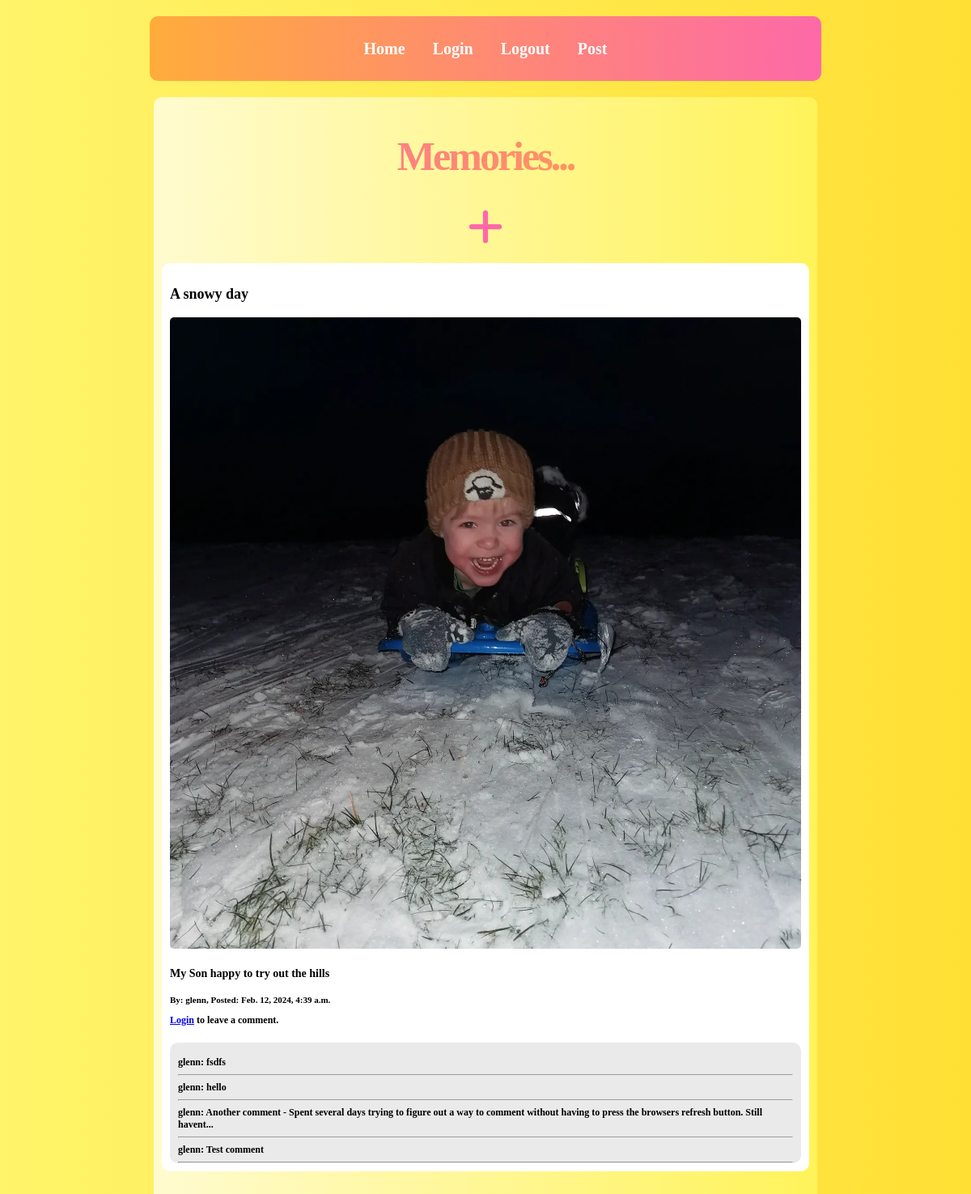
The page / on the database its author committed.
### blog_app/models.py (models this page shows, shortened)
class Post(models.Model):
    title = models.CharField(max_length=255)
    content = models.TextField()
    image = models.ImageField(upload_to='post_images/', blank=True, null=True)
    created_on = models.DateTimeField(auto_now_add=True)
    last_modified = models.DateTimeField(auto_now=True)
    categories = models.ManyToManyField("PostCategory", related_name="posts")
    user = models.ForeignKey(User, on_delete=models.CASCADE, default=1)

class Comment(models.Model):
    post = models.ForeignKey(
        Post, on_delete=models.CASCADE, related_name='comments', null=True
    )
    user = models.ForeignKey(
        User, on_delete=models.CASCADE
    )
    text = models.TextField()

### blog_app/views.py (the view)
# urls.py: path('', views.home, name='home'),
def home(request):
    posts = Post.objects.all().order_by('-created_on')
    delete_form = PostDeleteForm()
    if request.method == 'POST':
        if 'delete' in request.POST:
            post_id_to_delete = request.POST.get('post_id_to_delete')
            post_instance = get_object_or_404(Post, id=post_id_to_delete)
            post_instance.delete_post()
            return redirect('home')
    context = {
        "posts": posts,
        "delete_form": delete_form,
    }
    return render(request, "blog_app/home.html", context)

### blog_app/templates/blog_app/home.html (shortened to what this page needs)
{% extends 'blog_app/base.html' %}
{% load static %}
{% block page_content %}
    <div class="post-container">
        <h1>Memories...</h1>
        {% if user_needs_login %}
            <p>You need to be logged in to create a new post. <a href="{% url 'user_login' %}">Login here</a>.</p>
        {% else %}
            <a href="{% url 'post' %}" class="plus-link">
                <img src="{% static 'blog_app/icons/plus-solid.svg' %}" alt="Plus Icon" class="plus-icon-link">
            </a>
        {% endif %}
        {% for post in posts %}
            <div class="post-card">
                <h3>{{ post.title }}</h3>
                <div class="post-card-img">
                    {% if post.image %}
                        <img class="post-card-img" src="{{ post.image.url }}" alt="{{ post.title }}">
                    {% endif %}
                </div>
                <div class="post-description">
                    <h4>{{ post.content }}</h4>
                </div>
                <p class="img-info-text">By: {{ post.user.username }}, Posted: {{ post.created_on }}</p>
                {% if user.is_authenticated %}
                    <form method="post" action="{% url 'comment' post.id %}" class="commentForm">
                        {% csrf_token %}
                        <br>
                        <label for="id_content"></label>
                        <textarea name="text" id="id_content" rows="1" cols="50" required></textarea>
                        {{ commentForm.author }}
                        <br>
                        <button class="button" type="submit">Comment</button>
                    </form>
                {% else %}
                    <p><a href="{% url 'user_login' %}">Login</a> to leave a comment.</p>
                {% endif %}
                <div class="comments-display">
                    {% for comment in post.comments.all|slice:"::-1" %}
                        <div class="comment-item">
                            <p>{{ comment.user.username }}: {{ comment.text }}</p>
                            <hr class="comment-divider">
                        </div>
                    {% endfor %}
                </div>
            </div>
        {% endfor %}
    </div>
{% endblock page_content %}

### blog_app/static/blog_app/css/style.css (style rules this page uses)
body { max-width: 1200px; margin: 20px auto; background: linear-gradient(to left, #ffdf34, #fff46a); font-family: 'QuicksandbookRegular-0gW4'; font-weight: 600; }
h1, h2, h3, h4 { font-style: 'QuicksandboldRegular-44B9'; }
h1 { font-size: 50px; letter-spacing: -3px; text-align: center; background: linear-gradient(to left, #ffac3b, #fd69a8); -webkit-background-clip: text; background-clip: text; color: transparent; }
h3 { font-size: 18px; color:#000; }
h4 { font-size: 14px; }
p { font-size: 12px; }
.post-card { margin-bottom: 30px; padding: 10px; border-radius: 10px; background-color: #fff; }
.post-description { font-size: 18px; color: #000; margin-top: 10px; margin-bottom: 10px; }
.img-info-text { font-size: 11px; color: #000000; }
.plus-icon-link { width: 50px; height: 50px; border-radius: 50%; display: flex; justify-content: center; align-items: center; animation: pulse 1.5s infinite; transition: box-shadow 0.2s ease; margin: 20px auto; }
.post-card-img { max-width: 100%; height: auto; object-fit: cover; border-radius: 5px; }
.comments-display { height: auto; padding: 5px 10px; background-color: #000; border-radius: 10px; margin-top: 20px; background-color: #eaeaea; }
.comment-item { padding: -5px 5px -5px 5px; }
.comment-divider { margin-top: -5px; margin-bottom: -5px; }

### rows shown on the page
Post: title "A snowy day", image (picture), content "My Son happy to try out the hills", user.username "glenn", created_on "Feb. 12, 2024, 4:39 a.m."
Comment: user.username "glenn", text "fsdfs"
Comment: user.username "glenn", text "hello"
Comment: user.username "glenn", text "Another comment - Spent several days trying to figure out a way to comment without having to press the browsers refresh button. Still havent..."
Comment: user.username "glenn", text "Test comment"
